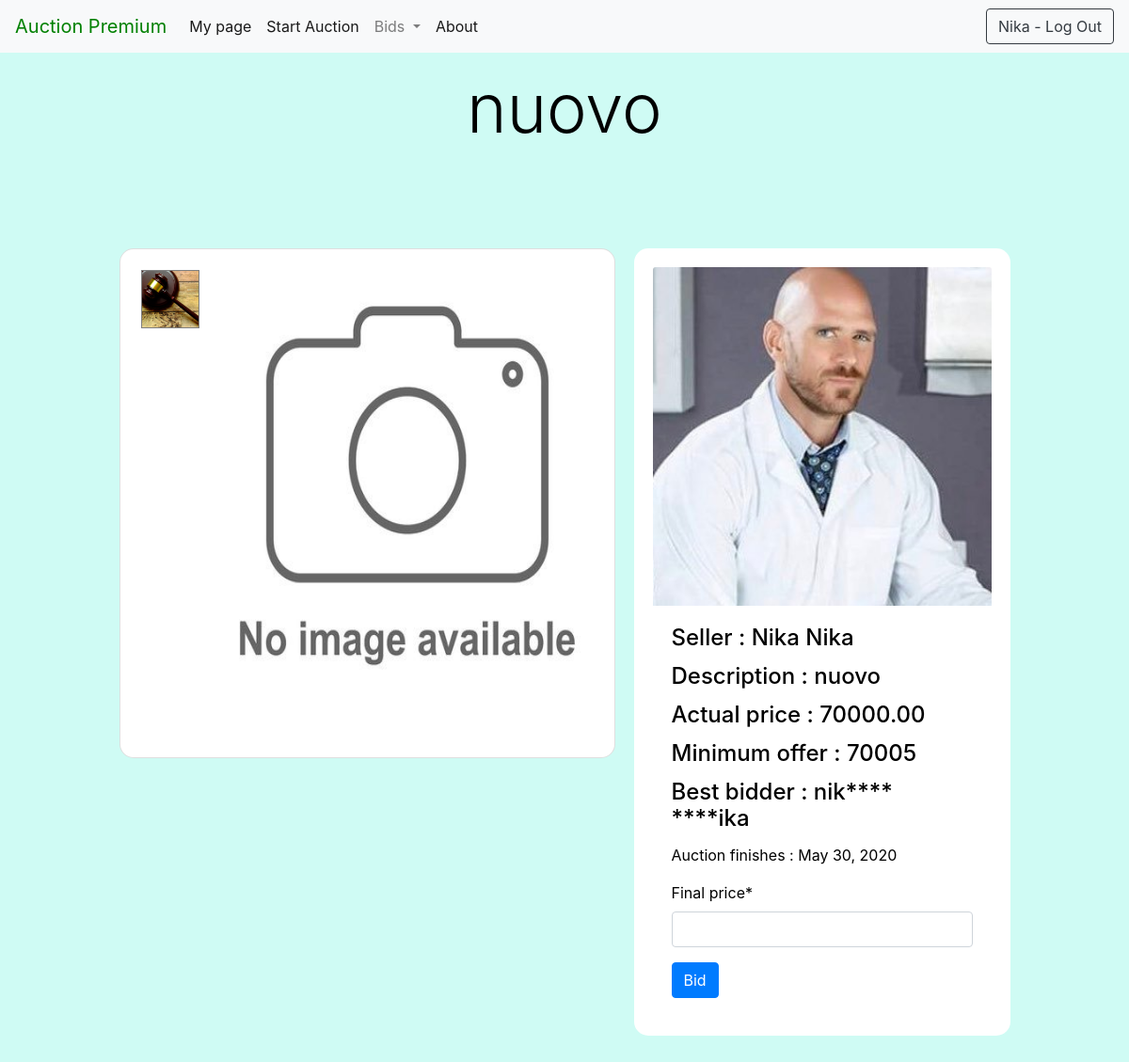
The page /products/8/ (signed in) on the database its author committed.
### users/models.py (models this page shows, shortened)
class User(AbstractBaseUser):
    email       = models.EmailField(max_length=255, unique=True)
    first_name = models.CharField(max_length=64)
    last_name = models.CharField(max_length=64)
    tel = models.CharField(max_length=50, blank = True , null= True)
    premium     = models.BooleanField(default=False)
    is_active      = models.BooleanField(default=True) # can login
    staff       = models.BooleanField(default=False) # staff user non superuser
    admin       = models.BooleanField(default=False) # superuser
    USERNAME_FIELD = 'email' #username
    REQUIRED_FIELDS = ['first_name','last_name']
    objects = UserManager()
    @property
    def is_premium(self):
        return self.premium

class Profile(models.Model):
    user = models.OneToOneField(User, on_delete=models.CASCADE, related_name='profile')
    country = models.CharField(max_length=254)
    city = models.CharField(max_length=254)
    street = models.CharField(max_length=254)
    zip_code = models.CharField(max_length=20)
    rating = models.DecimalField(max_digits=5, decimal_places=2,blank = True,null=True)
    photo = models.ImageField(upload_to='photos/', blank=True, default='default-profile.jpg')
    objects = ProfileManager()

### products/models.py (models this page shows)
class Product(models.Model):
    name = models.CharField(max_length=254)
    description = models.CharField(max_length=500)
    price = models.DecimalField(decimal_places=2, max_digits=10)
    min_increment = models.DecimalField(decimal_places=2, max_digits=10,default=0.5)
    end_date = models.DateField()
    profile = models.ForeignKey(Profile, on_delete=models.CASCADE)
    init_date = models.DateField(default=datetime.now, blank=True)
    winner = models.CharField(max_length=254, blank = True,null=True)
    final_price = models.DecimalField(decimal_places=2, max_digits=10, blank = True,null=True)
    rating = models.FloatField(default = 0,blank = True,null=True)
    user = models.ManyToManyField(User,blank = True)#interested
    disponible = models.BooleanField(default=True)

### products/views.py (the view, shortened to what this page needs)
# urls.py: path('<int:id>/',views.product_detail_view, name ='product-detials'),
def product_detail_view(request, **kwargs):
    pk  = kwargs['id']
    product = get_object_or_404(Product, pk=pk)
    form = Increment_price_form(request.POST or None)
    product.user
    if len(product.winner) > 0:
        s_name = request.user.first_name
        s_last = request.user.last_name
        winner_to_display = s_name[:3] + "**** ****" + s_last[len(s_last) - 3:len(s_last)]
    else:
        winner_to_display = "Be the first!"
    context = {'object': product,'form':form,'winner_to_diplay':winner_to_display}
    return render(request, 'products/productPage.html', context)

### products/forms.py
class Increment_price_form(forms.ModelForm):
    final_price  = forms.DecimalField(required=True,max_digits=10,decimal_places=2,min_value=0)
    class Meta:
        model = Product
        fields = ['final_price']

### products/templates/products/productPage.html (shortened to what this page needs)
{% extends 'base.html' %}#
{% load static %}
{% load crispy_forms_tags %}
{% load crispy_forms_filters %}
{% block head %}
    <link rel="stylesheet" type="text/css" href="{% static "products/css/productPage.css" %}">
{% endblock %}
{% block content %}
    <h1 class="display-3 d-flex justify-content-center">{{ object.name }}</h1>
    <div class="container-fluid px-sm-1 py-5 mx-auto">
        <div class="row justify-content-center">
            <div class="d-flex">
                <div class="flex-child col-xs">
                    <div class="card">
                        <div class="d-flex flex-column thumbnails">
                            {% if object.productimage_set.all.count == 0 %}
                                <div id="f1" class="tb tb-active"><img class="thumbnail-img fit-image"
                                                                       src="{% static 'default-hammer.jpg' %}"></div>
                            {% endif %}
                        </div>
                        {% if object.productimage_set.all.count == 0 %}
                            <fieldset id="f11" class="active">
                            <div class="product-pic"><img class="pic0" src="{% static 'no_image.jpg' %}"></div>
                        {% endif %}
                    </div>
                </div>
                <div class="flex-child green card col-xs" style="width:400px">
                    <img class="card-img-top" src="{{ object.profile.photo.url }}" alt="Card image">
                    <div class="card-body">
                        <h4 class="card-title">Seller
                            : {{ object.profile.user.first_name | title }} {{ object.profile.user.last_name | title }}</h4>
                        <h4 class="card-title">Description : {{ object.description }}</h4>
                        <h4 class="card-title">Actual price : {{ object.final_price }}</h4>
                        <h4 class="card-title">Minimum offer : {{ object.min_increment|add:object.final_price }}</h4>
                        <h4 class="card-title">Best bidder : {{ winner_to_diplay}}</h4>
                        <p class="card-text">Auction finishes : {{ object.end_date }} </p>
                        <form method="POST">{% csrf_token %}
                            {{ form | crispy }}
                            <input type='submit' class="btn btn-primary" value='Bid'>
                        </form>
                    </div>
                </div>
            </div>
        </div>
    </div>
{% endblock %}

### templates/base.html (shortened to what this page needs)
{% load static %}
<!doctype html>
<html lang="en">
<head>
    <link rel="stylesheet" href="https://use.fontawesome.com/releases/v5.5.0/css/all.css"
>
            <link rel="stylesheet"
          href="https://stackpath.bootstrapcdn.com/bootstrap/4.4.1/css/bootstrap.min.css"
>
    {% block head %}
    {% endblock %}
</head>
<body>
<nav class="navbar navbar-expand-lg navbar-light bg-light">
    {% if user.is_premium %}
        <a class="navbar-brand" href="{% url 'home' %}" style="color:Green;">Auction Premium</a>
    {% else %}
        <a class="navbar-brand" href="{% url 'home' %}">Auction</a>
    {% endif %}
    <div class="collapse navbar-collapse" id="navbarSupportedContent">
        <ul class="navbar-nav mr-auto">
            {% if user.is_authenticated %}
                <li class="nav-item active">
                    <a class="nav-link" href="{% url 'profileit' %}">My page <span class="sr-only">(current)</span></a>
                </li>
                <li class="nav-item active">
                    <a class="nav-link" href="{% url 'create-auction' %}">Start Auction <span class="sr-only">(current)</span></a>
                </li>
                <li class="nav-item dropdown">
                    <a class="nav-link dropdown-toggle" href="#" id="navbarDropdown" role="button"
                       data-toggle="dropdown"
                       aria-haspopup="true" aria-expanded="false">
                        Bids
                    </a>
                </li>
            {% endif %}
            <li class="nav-item active">
                <a class="nav-link" href="{% url 'about_view' %}">About <span class="sr-only">(current)</span></a>
            </li>
        </ul>
        {% if not user.is_authenticated %}
            <form class="form-inline my-2 my-lg-0">
                <div class=" card-body text-center"><a href="/users/create">Register</a></div>
            </form>
            <form class="form-inline my-2 my-lg-0" action="{% url 'login' %}">
            <button class="btn btn-outline-primary my-2 my-sm-0">Log In</button>
            </form>
        {% else %}
            <form class="form-inline my-2 my-lg-0" action="{% url 'logout' %}">
                <button class="btn btn-outline-dark">{{ user.first_name | capfirst}} - Log Out</button>
            </form>
        {% endif %}
    </div>
</nav>
<div id="site-main-page" class="container mt-n1 mt-md-3">
    {% block content %}
    {% endblock %}
</div>
</body>
</html>

### static/products/css/productPage.css (style rules this page uses)
body { background-color: rgba(0, 234, 199, 0.19); color: #000; overflow-x: hidden }
.card { margin: auto; padding: 20px; border-radius: 15px; margin-top: 50px; margin-bottom: 50px }
fieldset.active { display: block !important }
fieldset { display: none }
.pic0 { width: 400px; height: 500px; margin-left: 85px; margin-right: auto; display: block }
.product-pic { width: 100% }
.thumbnails { position: absolute }
.fit-image { width: 100%; object-fit: cover }
.tb { width: 62px; height: 62px; border: 1px solid grey; margin: 2px; opacity: 0.4; cursor: pointer }
.tb-active { opacity: 1 }
.thumbnail-img { width: 60px; height: 60px }
.flex-child { flex: 1; border: 2px; }
.flex-child:first-child { margin-right: 20px; }

### rows shown on the page
User: first_name "Nika"
Product: name "nuovo", profile.photo (picture), profile.user.first_name "Nika", profile.user.last_name "Nika", description "nuovo", final_price "70000.00", min_increment|add "70005", end_date "May 30, 2020"

### other values the page prints
{{ winner_to_diplay }} "nik**** ****ika"
